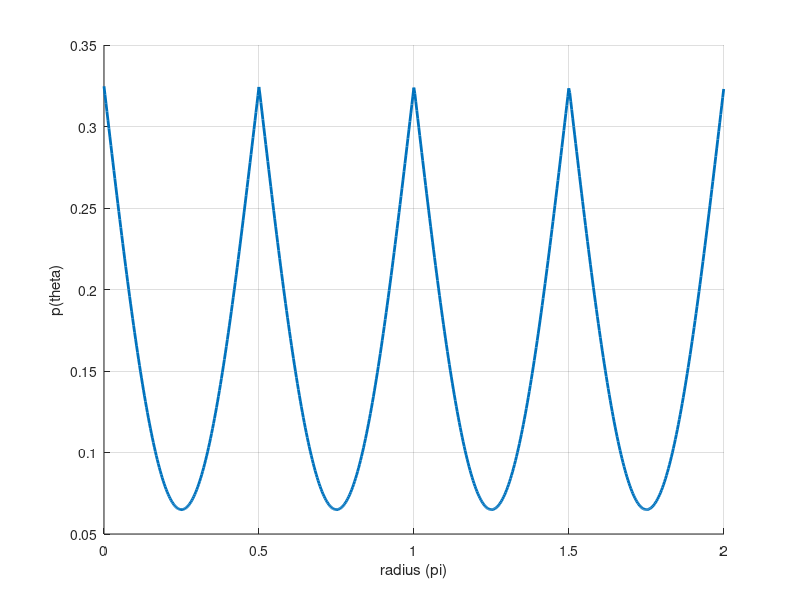

This figure's MATLAB source: (Note: this script raises an error after producing the figure.)
%% Define Prior
stepSize = 0.01; stmSpc = 0 : stepSize : 2 * pi;

scaling = 1.6;
prior = 2 - scaling * abs(sin(2 * stmSpc)); 
nrmConst = 1.0 / trapz(stmSpc, prior);
prior = prior * nrmConst;

figure; hold on;
priorDensity = @(support) (2 - scaling * abs(sin(2 * support))) * nrmConst;

plot(stmSpc / pi, priorDensity(stmSpc), 'LineWidth', 2); grid on;
xlabel('radius (pi)'); ylabel('p(theta)'); 

%% Estimator
kappa = 1;
[domain, probDnst] = estimatorCircular(priorDensity, kappa, 0.0 * pi);

figure;
plot(domain / pi, probDnst, 'LineWidth', 2); grid on;

%% Calculate Bias
noiseLevels = 2;
thetas = 0.01 : 0.05 : 1.01 * pi;

figure; hold on;
for idx = 1 : length(noiseLevels)
    noiseLevel = noiseLevels(idx);
    estimates = arrayfun(@(theta) averageEstimate(priorDensity, noiseLevel, theta), thetas);
    bias = estimates - thetas;
    
    plot(thetas/pi, bias/pi*180, 'LineWidth', 2);
end
title('Bias, Homogeneous Noise');
xlabel('Orientation (pi)'); ylabel('Bias (deg)'); grid on;

function [meanEst] = averageEstimate(prior, noiseLevel, theta)
[ests, prob] = estimatorCircular(prior, noiseLevel, theta);

delta = 0.01;
unDomain = min(ests) : delta : max(ests);
probDnst = interp1(ests, prob, unDomain);

mass = probDnst * delta;

estimateSin = sum(mass .* sin(unDomain));
estimateCos = sum(mass .* cos(unDomain));
meanEst = atan(estimateSin / estimateCos);

if(estimateCos < 0)
    meanEst = meanEst + pi;
elseif(estimateCos > 0 && meanEst < 0)
    meanEst = meanEst + 2 * pi;
end

end